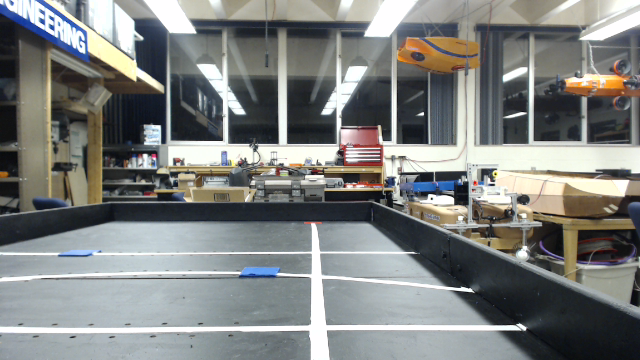
#> input picture python/vision/Implementation/IEEEcourseMarch2-2.png, 640 x 360 px
$ python blockSpotter.py   (Python 2 division)   (older library calls are emulated)
#> lines starting #> are read from the running program, lines starting #| are printed output that depends on the picture; after the words box and inside, x2 and y2 are one past the last pixel; in counts of white or black regions, pixels touching at a corner belong together
#> further down, img is the input picture: shape (360, 640, 3); mean B, G, R 127.7, 129.4, 127
### python/vision/IEEE2014Functions/backgroundEliminator.py
##Background eliminator
import cv2
import numpy as np
from matplotlib import pyplot as plt
def nothing(x):
	pass
def unit_vector(vector):
	return np.array(vector / np.linalg.norm(vector),np.float32)

# [64 lines left out: functions angle_between, discoverHorizontalLines, discoverSquares, not called in this run]
def eliminateBackground(image):
	##TODO:
	# - Add a discriminator
	# - Improve detection under weird lighting conditions
	# - Improve reliability of isolation in all areas

	##Channels:
	#0: Blue Blocks
	#1: White Lines
	#2: Black Background (Decent - Don't rely on it)

	HSVimage = cv2.cvtColor(image, cv2.COLOR_BGR2HSV)
#> HSVimage: shape (360, 640, 3); mean H, S, V 78.9, 36.4, 135.4


	blue_lower=np.array([100,66,109],np.uint8)
	blue_upper=np.array([140,255,255],np.uint8)
	blue=cv2.inRange(HSVimage,blue_lower,blue_upper)
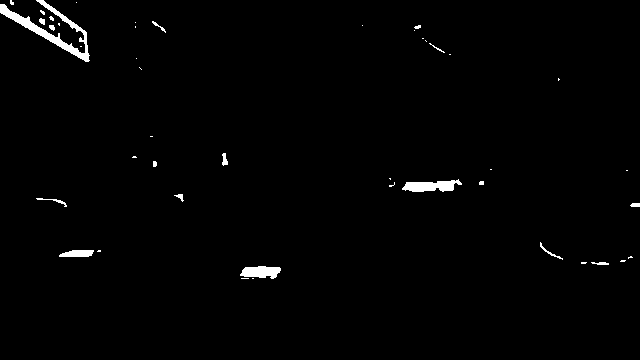
#> blue: shape (360, 640); 1.2% white; 45 white regions (29 under 20 px)
	#Isolation of low-high blue
	#Target element: Firing Blocks

	#This is the merge of the filtered blue and  g r layers to make a display image
	whitemax = np.array([180, 29, 255], np.uint8)
	white_lower = np.array([0, 0, 145], np.uint8)
	wht = cv2.inRange(HSVimage, white_lower, whitemax) - blue
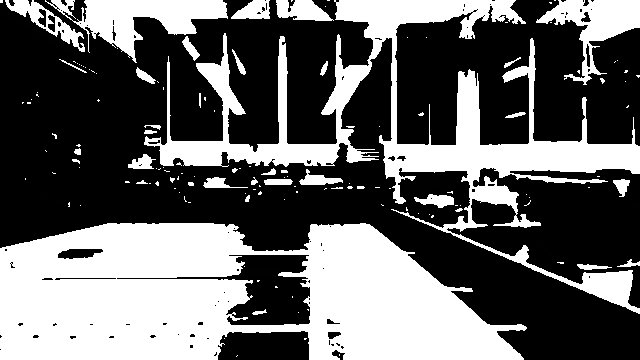
#> wht: shape (360, 640); min 0, max 255, mean 101.7
	#This is the isolation of the white or very white objects.
	#Target element: Lines

	blackmax = np.array([180, 185,  185], np.uint8)
	black_lower = np.array([0, 0, 0], np.uint8)
	blk = cv2.inRange(HSVimage, black_lower, blackmax) - blue
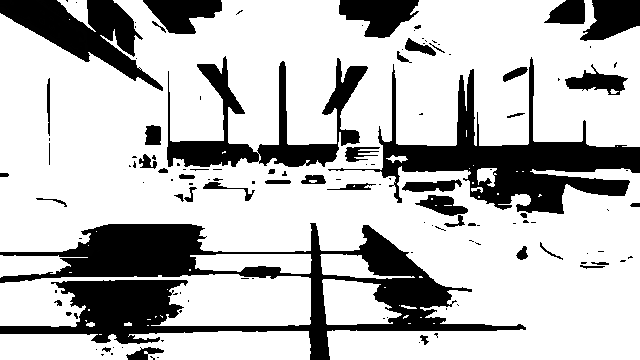
#> blk: shape (360, 640); min 0, max 255, mean 189.1
	#Isolation of black
	#Target element: Background

	return cv2.merge((blue,wht,blk))
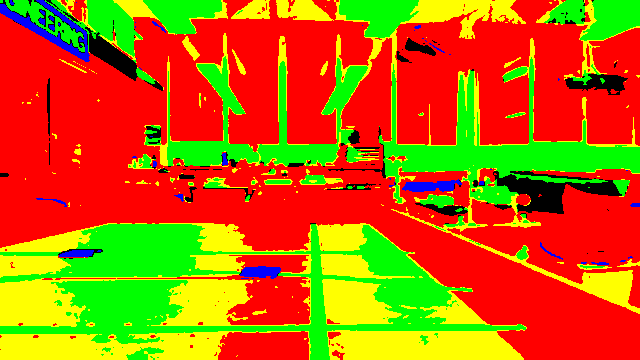
#> returned value: shape (360, 640, 3); mean of channels 0, 1, 2 3.1, 101.7, 189.1; drawn as B, G, R

# [5 lines left out: function makeOdd, not called in this run]


# [51 lines that do not run on import are left out]

### python/vision/blockSpotter.py
import cv2
import numpy as np

try:
	from IEEE2014Functions import backgroundEliminator as be
except:
	print "Background Elimination Import Failed in blockSpotter"
def nothing(x):
	pass

def spotBlocks(image):

	#Notable parameters
	cameraHeight = 8.5 #inches
	focal = 2.54 #in/in

	#Camera specs claim 5mm or 28mm
	## ~ 0.1968 in, 1.024 in
	##The math was done at 640x360 -- Will a higher res give better results in square discovery?

	#Discrimination factor - minimum acceptable area for the block contour
	minimumArea = 100
	#Discrimination by area is not reliable on the far lower bound
	bkelim = be.eliminateBackground(cleanedImage)


	blocks = np.array(bkelim[:,:,0],np.uint8)
	contours, hierarchy = cv2.findContours(blocks,cv2.RETR_TREE,cv2.CHAIN_APPROX_SIMPLE)
#> contours = 45 contours, 33 with area under 20; largest, box (x1, y1, x2, y2) and area: (0, 0, 90, 62) 922, (402, 179, 462, 192) 424, (240, 266, 281, 279) 342, (59, 250, 94, 257) 164, (222, 153, 228, 166) 36
	F = np.zeros_like(cleanedImage)
	centerofMass = [];
	for ctr in contours:
		M = cv2.moments(ctr)
		cx = 0
		cy = 0
		#This is the poor man's way of saying "If m00!=0:"

		#print area
		if M['m00']!= 0:

			area = cv2.contourArea(ctr)
			#Minimum Area!
			if(area > minimumArea):
				#print cv2.isContourConvex(ctr)
				cx = int(M['m10']/M['m00'])
				cy = int(M['m01']/M['m00'])

				cv2.drawContours(F,[ctr], -1,  (220,150,0))
				cv2.circle(F,(cx,cy), int(area/100), (0,0,255), thickness=-1)
				centerofMass.append((cx,cy))
#> this loop made 45 passes
#> (cx, cy, area) on passes 3, 4, 9, 10, 11, 12, 13, 16, 22, 39, 40, 44: (260, 271, 341.5), (0, 0, 21.5), (77, 253, 164), (0, 0, 32.5), (0, 0, 24.5), (0, 0, 28), (0, 0, 22), (430, 185, 424.5), (0, 0, 36.5), (0, 0, 21), (0, 0, 21.5), (48, 29, 921.5)
#> (ctr, cx, cy) on passes 1, 2, 18, 19, 23, 25: ([[252, 278], [253, 278]], 0, 0), ([[241, 278], [248, 278]], 0, 0), ([[626, 170], [627, 170]], 0, 0), ([[490, 169], [491, 169]], 0, 0), ([[150, 136], [152, 136]], 0, 0), ([[139, 67], [141, 69]], 0, 0)
#> after the loop, centerofMass = [(260, 271), (77, 253), (430, 185), (48, 29)]
				#Need to control for 'rectangleness' - OR: remove non-course background

	#Coordinate Axis ASCII art
	#< is the camera
	#    Y (Height)
	# X+ |
	#  \ |
	#<__\|__________Z+(Dist)
	#    \
	#    |\
	#    | \


	#(0,0)
	#__________________(img.shape[1], 0)
	# |
	# |
	# |
	# |
	# |
	# |
	# |
	# |						.<- (img.shape[1],img.shape[0])
	#(0,img.shape[0])


	#           +imY
	#           |
	#           |
	#           |
	#           |
	#+imx_______.(0,0)_______
	#           |
	#           |
	#           |
	#           |
	#           |

	#dispimg = cv2.pyrUp(cv2.pyrUp(cleanedImage))
	#cv2.circle(dispimg, (cleanedImage.shape[1]*2,cleanedImage.shape[0]*2), 10, (255,0,100),thickness = -1)
	center = np.array([img.shape[1]/2, img.shape[0]/2 ]) #(Xh, Yh)
#> center = [320, 180]
	#dispcenter = (cleanedImage.shape[1]/2, cleanedImage.shape[0]/2)

	positions = []
	for com in centerofMass:
		cxy = np.array([com[0],com[1]],np.float32)
		imxy = (center - cxy)/center
		xim = imxy[0]
		yim = imxy[1]

		#The numbers are correction factors because my focal length is off in x and y
		distanceHoriz = -cameraHeight*(focal/yim)/1.13 #Forward +, NO REAR LOL ITS A CAMERA
		relativeX = ((distanceHoriz*xim)/focal)*1.7 #Left +; Right -
		#cv2.putText(dispimg, str(cx)+ ', ' +str(cy), (cx*4 + 10, cy*4 + 10), cv2.FONT_HERSHEY_PLAIN, 0.8, (180,20,180), thickness=1)
		#cv2.putText(dispimg, str(imxy[0])+ ', ' +str(imxy[1]), (cx*4, cy*4), cv2.FONT_HERSHEY_PLAIN, 0.8, (0,0,255), thickness=1)
		#cv2.putText(dispimg, str(distanceHoriz)+ ', ' +str(relativeX), (cx*4, cy*4), cv2.FONT_HERSHEY_PLAIN, 0.8, (0,0,255), thickness=1)
		positions.append((distanceHoriz,relativeX))
#> this loop made 4 passes
#> (cxy, xim, yim, distanceHoriz, relativeX) on passes 1 to 4: ([260, 271], 0.188, -0.506, 37.79, 4.74), ([77, 253], 0.759, -0.406, 47.11, 23.94), ([430, 185], -0.344, -0.0278, 687.8, -158.2), ([48, 29], 0.85, 0.839, -22.78, -12.96)
#> after the loop, positions = [(37.79, 4.74), (47.11, 23.94), (687.8, -158.2), (-22.78, -12.96)]
	return
if __name__ == '__main__':
	cv2.namedWindow('Frame')
	cv2.namedWindow('Display', cv2.WINDOW_NORMAL)
	cv2.createTrackbar('Th1','Frame',25,50,nothing)
	cv2.createTrackbar('Th2','Frame',500,3000,nothing)
	cv2.createTrackbar('Th3','Frame',200,3000,nothing)

	# [9 lines of commented-out code are left out]
	img = cv2.imread('./Implementation/IEEEcourseMarch2-2.png')
	#img = cv2.imread('./Implementation/CourseMarch2-3.png')

	#cropped = img[img.shape[0]*0.45:img.shape[0],:]
	cropped = img
	cleanedImage = cv2.GaussianBlur(cropped, (3,3), sigmaX = 1, sigmaY = 1)


	while(True):
		th1 = cv2.getTrackbarPos('Th1','Frame')
		th2 = cv2.getTrackbarPos('Th2','Frame')
		th3 = cv2.getTrackbarPos('Th3','Frame')


		dispimg = spotBlocks(cleanedImage)
		cv2.imshow('Display',dispimg)

		if cv2.waitKey(1) & 0xFF == ord('q'):
#> (key q is pressed here)
			break
	cv2.destroyAllWindows()
